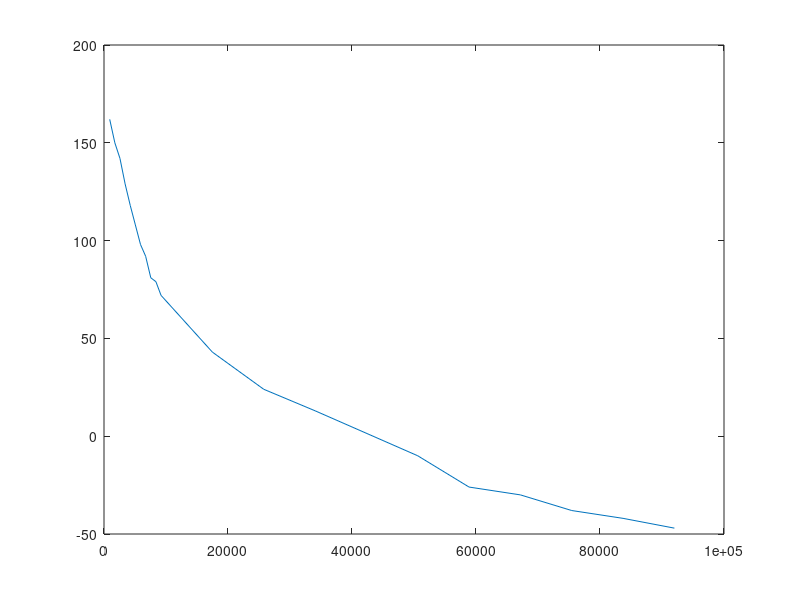

The MATLAB source for this figure:
xlow=[7.4,81,154,228,302,375,449,523,596,670,744,1413,2082,2751,3420,4089,4758,5427,6096,6765,7434];
xhigh=[920,1748,2576,3404,4232,5060,5888,6716,7544,8372,9200,17480,25760,34040,50600,58880,67160,75440,83720,92000];
ylowv=[8.2,8,7.8,7.5,7.2,6.8,6.44,6,5.56,5.16,4.72,1.84,.736,.316,.158,.084,.06,.044,.034,.026,.022];
ylowp=[-1,-15,-30,-41,-50,-65,-76,-86,-98,-106,-115,-185,-231,-252,-270,-283,-294,-300,-303,-305,-306];

yhighv=[.090,.288,.860,1.38,1.92,2.5,3,3.5,3.92,4.32,4.68,6.28,6.64,7.5,6.5,5.2,4.6,4.2,3.7,3.4];
yhighp=[162,150,142,129,118,108,98,92,81,79,72,43,24,13,-10,-26,-30,-38,-42,-47];

yhighv2=yhighv/6.6;
yhighv3=20*log10(yhighv2);

ylowv2=ylowv/6.60;
ylowv3=20*log10(ylowv2);

plot(xhigh,yhighp);